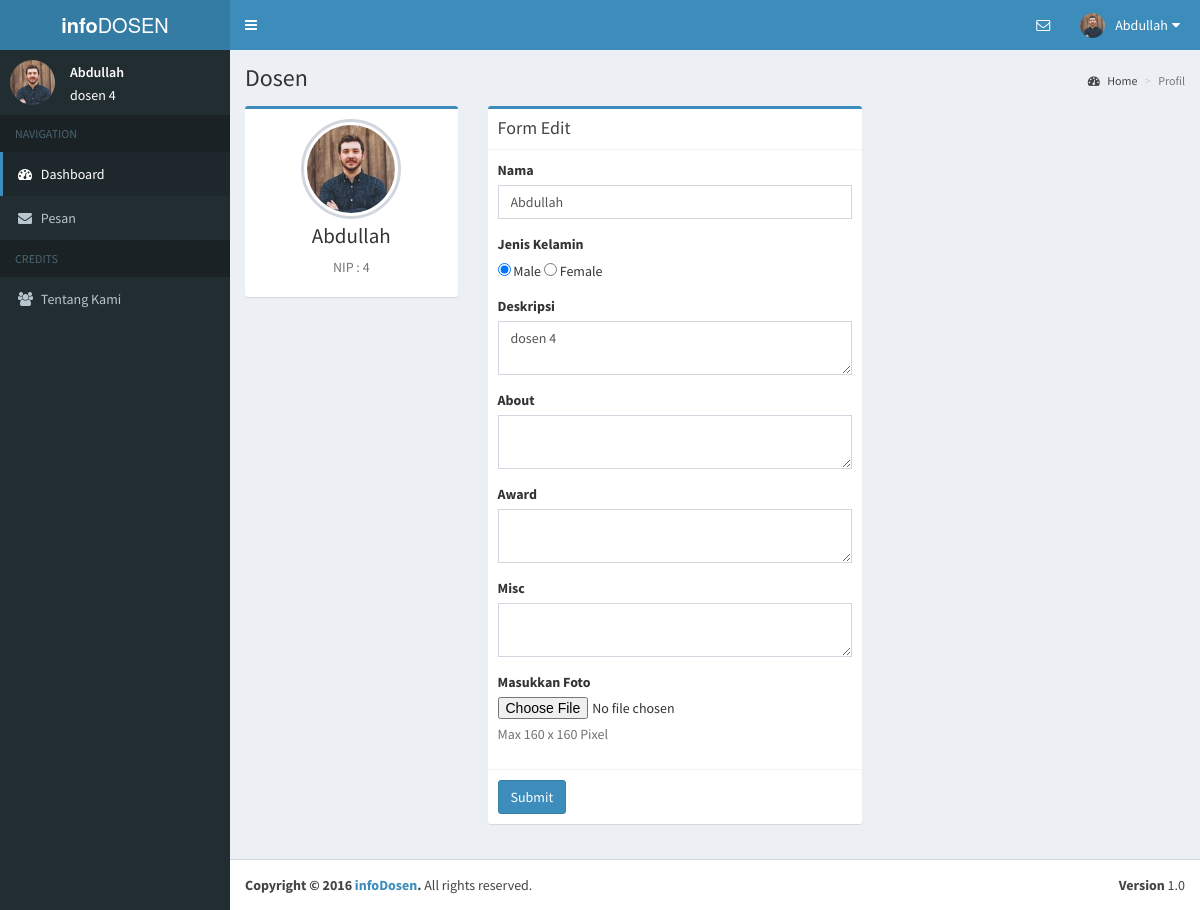
The page /dosen/editprofil.php (signed in) on the database its author committed.
### tables this page shows
CREATE TABLE `dosen` (
  `nip` varchar(20) NOT NULL,
  `password` varchar(255) NOT NULL,
  `nama` varchar(30) NOT NULL,
  `gender` varchar(255) NOT NULL,
  `email` varchar(255) NOT NULL,
  `foto` varchar(30) NOT NULL,
  `deskripsi` text NOT NULL,
  `about` text NOT NULL,
  `award` text NOT NULL,
  `misc` text NOT NULL,
  `status` varchar(255) NOT NULL
);

### session.php (called while the page is built, shortened)
<?php
if(!isset($_SESSION['user'])||!isset($_SESSION['level'])){
	header('Location: login.php');
}
else{
	$connection = mysql_connect("localhost", "root", "");
	$userCheck = $_SESSION['user'];
	if($_SESSION['level']=="mahasiswa"){
		$ses_sql=mysql_query("select * from mahasiswa where nim='$userCheck'", $connection);
	}
	else if ($_SESSION['level']=="dosen") {
		$ses_sql=mysql_query("select * from dosen where nip='$userCheck'", $connection);
	}
	$userOnSession = mysql_fetch_assoc($ses_sql);
}
?>

### dosen/editprofil.php (the view, shortened to what this page needs)
<?php
include "../session.php";
$user=$userOnSession;
$profil=$user;
?>
<!DOCTYPE html>
<html>
<head>
  <link rel="stylesheet" href="../bootstrap/css/bootstrap.min.css">
  <link rel="stylesheet" href="../dist/css/font-awesome.min.css">
  <link rel="stylesheet" href="https://cdnjs.cloudflare.com/ajax/libs/ionicons/2.0.1/css/ionicons.min.css">
  <link rel="stylesheet" href="../dist/css/style.css">
  <link rel="stylesheet" href="../dist/css/AdminLTE.min.css">
  <link rel="stylesheet" href="../dist/css/skins/_all-skins.min.css">
  <link rel="stylesheet" href="../plugins/iCheck/flat/blue.css">
  <link rel="stylesheet" href="../plugins/morris/morris.css">
  <link rel="stylesheet" href="../plugins/jvectormap/jquery-jvectormap-1.2.2.css">
  <link rel="stylesheet" href="../plugins/datepicker/datepicker3.css">
  <link rel="stylesheet" href="../plugins/daterangepicker/daterangepicker-bs3.css">
  <link rel="stylesheet" href="../plugins/bootstrap-wysihtml5/bootstrap3-wysihtml5.min.css">
  <link rel="stylesheet" href="../plugins/iCheck/flat/blue.css">
</head>
<body class="hold-transition skin-blue sidebar-mini">
<div class="wrapper">
  <header class="main-header">
    <a href="index.php" class="logo">
      <span class="logo-lg"><b>info</b>DOSEN</span>
    </a>
    <nav class="navbar navbar-static-top">
      <a href="#" class="sidebar-toggle" data-toggle="offcanvas" role="button">
      </a>
      <div class="navbar-custom-menu">
        <ul class="nav navbar-nav">
          <li class="dropdown messages-menu">
            <a href="#" class="dropdown-toggle" data-toggle="dropdown">
              <i class="fa fa-envelope-o"></i>
            </a>
          </li>
          <li class="dropdown user user-menu">
            <a href="#" class="dropdown-toggle" data-toggle="dropdown">
              <img src="../assets/images/<?php echo $user['foto'] ?>" class="user-image" alt="User Image">
              <span class="hidden-xs"><?php echo $user['nama'];?></span>
              <i class="fa fa-sort-down pull-right"></i>
            </a>
          </li>
        </ul>
      </div>
    </nav>
  </header>
  <aside class="main-sidebar">
    <section class="sidebar">
      <div class="user-panel">
        <div class="pull-left image">
          <img src="../assets/images/<?php echo $user['foto'] ?>" class="img-circle" alt="User Image">
        </div>
        <div class="pull-left info">
          <p><?php echo $user['nama'];?></p>
          <?php echo $user['deskripsi'];?>
        </div>
      </div>
      <ul class="sidebar-menu">
        <li class="header">NAVIGATION</li>
        <li class="active treeview">
          <a href="index.php">
            <i class="fa fa-dashboard"></i>
            <span>Dashboard</span>
          </a>
        </li>
        <li class="treeview">
          <a href="mailbox.php">
            <i class="fa fa-envelope"></i>
            <span>Pesan</span>
          </a>
        </li>
        <li class="header">CREDITS</li>
        <li><a href="aboutus.php"><i class="fa fa-users"></i> <span>Tentang Kami</span></a></li>
      </ul>
    </section>
  </aside>
  <div class="content-wrapper">
    <section class="content-header">
      <h1>
        Dosen
      </h1>
      <ol class="breadcrumb">
        <li><a href="index.php"><i class="fa fa-dashboard"></i> Home</a></li>
        <li class="active">Profil</li>
      </ol>
    </section>
    <section class="content">
      <div class="row">
        <div class="col-md-3">
          <div class="box box-primary">
            <div class="box-body box-profile">
              <img class="profile-user-img img-responsive img-circle" src="../assets/images/<?php echo $profil['foto'] ?>" alt="User profile picture">
              <h3 class="profile-username text-center"><?php echo $profil['nama'] ?></h3>
              <p class="text-muted text-center">NIP : <?php echo $profil['nip'] ?>
            </div>
          </div>
        </div>
        <div class="col-md-5">
          <div class="box box-primary">
            <div class="box-header with-border">
              <h3 class="box-title">Form Edit</h3>
            </div>
            <form role="form" action="editprofil.php" method="post" enctype="multipart/form-data">
              <div class="box-body">
                <div class="form-group">
                  <label for="exampleInputNama">Nama</label>
                  <input name="nama" type="text" class="form-control" placeholder="Masukkan Nama" value="<?php echo $profil['nama'] ?>">
                </div>
                <div class="form-group">
                    <label for="exampleInputGender">Jenis Kelamin</label><br/>
                    <input type="radio" name="gender" value="male" checked> Male
                    <input type="radio" name="gender" value="female"> Female
                </div>
                <div class="form-group">
                  <label for="exampleInputAbout">Deskripsi</label>
                  <textarea name="deskripsi" class="form-control hresize" id="des"><?php echo $profil['deskripsi'] ?></textarea>
                </div>
                <div class="form-group">
                  <label for="exampleInputAbout">About</label>
                  <textarea name="about" class="form-control hresize" id="encJs2"><?php echo $profil['about'] ?></textarea>
                </div>
                <div class="form-group">
                  <label for="exampleInputAward">Award</label>
                  <textarea name="award" class="form-control hresize" id="encJs2"><?php echo $profil['award'] ?></textarea>
                </div>
                <div class="form-group">
                  <label for="exampleInputAward">Misc</label>
                  <textarea name="misc" class="form-control hresize" id="encJs2"><?php echo $profil['misc'] ?></textarea>
                </div>
                <div class="form-group">
                  <label for="exampleInputFile">Masukkan Foto</label>
                  <input name="fotodosen" type="file" id="exampleInputFile">
                  <p class="help-block">Max 160 x 160 Pixel</p>
                </div>
              </div>
              <div class="box-footer">
                <button name="editdosen" type="submit" class="btn btn-primary">Submit</button>
              </div>
            </form>
          </div>
        </div>
      </div>
    </section>
  </div>
  <footer class="main-footer">
    <div class="pull-right hidden-xs">
      <b>Version</b> 1.0
    </div>
    <strong>Copyright &copy; 2016 <a href="#">infoDosen</a>.</strong> All rights reserved.
  </footer>
</div>
</body>
</html>

### rows shown on the page
dosen: foto (picture), nama "Abdullah", deskripsi "dosen 4", nip "4"
